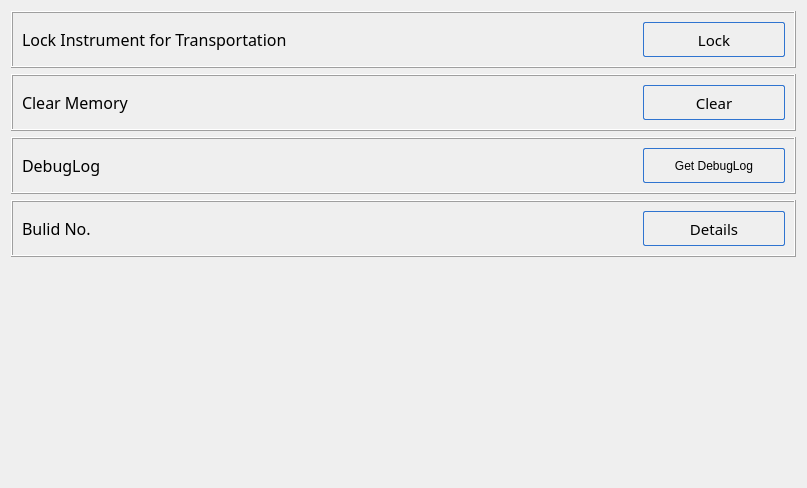
     <widget class="QWidget" name="Service">
      <property name="font">
       <font>
        <family>文泉驿等宽微米黑</family>
       </font>
      </property>
      <property name="styleSheet">
       <string notr="true"> QPushButton {
border: 1px solid #2f74d0;
font: 11pt &quot;文泉驿等宽微米黑&quot;;
border-radius: 2px;
padding: 5px;
background: qradialgradient(cx: 0.3, cy: -0.4,
fx: 0.3, fy: -0.4,
radius: 1.35, stop: 0 #fff, stop: 1 #c9e5fe);
min-width: 130px;
max-width: 130px;
}

QPushButton:hover {
background: qradialgradient(cx: 0.3, cy: -0.4,
fx: 0.3, fy: -0.4,
radius: 1.35, stop: 0 #fff, stop: 1 #e4f2fe);
}

 QPushButton:pressed {
background: qradialgradient(cx: 0.4, cy: -0.1,
fx: 0.4, fy: -0.1,
radius: 1.35, stop: 0 #fff, stop: 1 #f1f8fe);
}

QPushButton:disabled { 
background: #c9caca;
}
</string>
      </property>
      <attribute name="title">
       <string>Service</string>
      </attribute>
      <layout class="QVBoxLayout" name="verticalLayout_4">
       <item>
        <widget class="QFrame" name="frameLock">
         <property name="font">
          <font>
           <family>文泉驿等宽微米黑</family>
          </font>
         </property>
         <property name="frameShape">
          <enum>QFrame::Box</enum>
         </property>
         <property name="frameShadow">
          <enum>QFrame::Raised</enum>
         </property>
         <layout class="QHBoxLayout" name="horizontalLayout_6">
          <item>
           <widget class="QLabel" name="labelTransportLockTitle">
            <property name="sizePolicy">
             <sizepolicy hsizetype="Expanding" vsizetype="Preferred">
              <horstretch>0</horstretch>
              <verstretch>0</verstretch>
             </sizepolicy>
            </property>
            <property name="font">
             <font>
              <family>文泉驿等宽微米黑</family>
              <pointsize>12</pointsize>
              <weight>50</weight>
              <bold>false</bold>
             </font>
            </property>
            <property name="text">
             <string>Lock Instrument for Transportation</string>
            </property>
           </widget>
          </item>
          <item>
           <spacer name="horizontalSpacer_6">
            <property name="orientation">
             <enum>Qt::Horizontal</enum>
            </property>
            <property name="sizeHint" stdset="0">
             <size>
              <width>350</width>
              <height>17</height>
             </size>
            </property>
           </spacer>
          </item>
          <item>
           <widget class="QPushButton" name="buttonTransportLock">
            <property name="enabled">
             <bool>true</bool>
            </property>
            <property name="minimumSize">
             <size>
              <width>142</width>
              <height>35</height>
             </size>
            </property>
            <property name="maximumSize">
             <size>
              <width>142</width>
              <height>35</height>
             </size>
            </property>
            <property name="font">
             <font>
              <family>文泉驿等宽微米黑</family>
              <pointsize>11</pointsize>
              <weight>50</weight>
              <italic>false</italic>
              <bold>false</bold>
             </font>
            </property>
            <property name="focusPolicy">
             <enum>Qt::NoFocus</enum>
            </property>
            <property name="text">
             <string>Lock</string>
            </property>
           </widget>
          </item>
         </layout>
        </widget>
       </item>
       <item>
        <widget class="QFrame" name="frame_11">
         <property name="font">
          <font>
           <family>文泉驿等宽微米黑</family>
          </font>
         </property>
         <property name="frameShape">
          <enum>QFrame::Box</enum>
         </property>
         <property name="frameShadow">
          <enum>QFrame::Raised</enum>
         </property>
         <layout class="QHBoxLayout" name="horizontalLayout_7">
          <item>
           <widget class="QLabel" name="labelEmptyStorageTitle">
            <property name="sizePolicy">
             <sizepolicy hsizetype="Expanding" vsizetype="Preferred">
              <horstretch>0</horstretch>
              <verstretch>0</verstretch>
             </sizepolicy>
            </property>
            <property name="font">
             <font>
              <family>文泉驿等宽微米黑</family>
              <pointsize>12</pointsize>
              <weight>50</weight>
              <bold>false</bold>
             </font>
            </property>
            <property name="text">
             <string>Clear Memory</string>
            </property>
           </widget>
          </item>
          <item>
           <spacer name="horizontalSpacer_7">
            <property name="orientation">
             <enum>Qt::Horizontal</enum>
            </property>
            <property name="sizeHint" stdset="0">
             <size>
              <width>350</width>
              <height>17</height>
             </size>
            </property>
           </spacer>
          </item>
          <item>
           <widget class="QPushButton" name="buttonEmptyStorage">
            <property name="minimumSize">
             <size>
              <width>142</width>
              <height>35</height>
             </size>
            </property>
            <property name="maximumSize">
             <size>
              <width>142</width>
              <height>35</height>
             </size>
            </property>
            <property name="font">
             <font>
              <family>文泉驿等宽微米黑</family>
              <pointsize>11</pointsize>
              <weight>50</weight>
              <italic>false</italic>
              <bold>false</bold>
             </font>
            </property>
            <property name="focusPolicy">
             <enum>Qt::NoFocus</enum>
            </property>
            <property name="text">
             <string>Clear</string>
            </property>
           </widget>
          </item>
         </layout>
        </widget>
       </item>
       <item>
        <widget class="QFrame" name="frame_16">
         <property name="font">
          <font>
           <family>文泉驿等宽微米黑</family>
          </font>
         </property>
         <property name="frameShape">
          <enum>QFrame::Box</enum>
         </property>
         <property name="frameShadow">
          <enum>QFrame::Raised</enum>
         </property>
         <layout class="QHBoxLayout" name="horizontalLayout_2">
          <item>
           <widget class="QLabel" name="labelDebugTitle_2">
            <property name="sizePolicy">
             <sizepolicy hsizetype="Expanding" vsizetype="Preferred">
              <horstretch>0</horstretch>
              <verstretch>0</verstretch>
             </sizepolicy>
            </property>
            <property name="font">
             <font>
              <family>文泉驿等宽微米黑</family>
              <pointsize>12</pointsize>
              <weight>50</weight>
              <bold>false</bold>
             </font>
            </property>
            <property name="text">
             <string>DebugLog</string>
            </property>
           </widget>
          </item>
          <item>
           <spacer name="horizontalSpacer_2">
            <property name="orientation">
             <enum>Qt::Horizontal</enum>
            </property>
            <property name="sizeHint" stdset="0">
             <size>
              <width>343</width>
              <height>20</height>
             </size>
            </property>
           </spacer>
          </item>
          <item>
           <widget class="QPushButton" name="buttonGetlog">
            <property name="minimumSize">
             <size>
              <width>142</width>
              <height>35</height>
             </size>
            </property>
            <property name="maximumSize">
             <size>
              <width>142</width>
              <height>16777215</height>
             </size>
            </property>
            <property name="text">
             <string>Get DebugLog</string>
            </property>
           </widget>
          </item>
         </layout>
        </widget>
       </item>
       <item>
        <widget class="QFrame" name="frameBuild">
         <property name="font">
          <font>
           <family>文泉驿等宽微米黑</family>
          </font>
         </property>
         <property name="frameShape">
          <enum>QFrame::Box</enum>
         </property>
         <property name="frameShadow">
          <enum>QFrame::Raised</enum>
         </property>
         <layout class="QGridLayout" name="gridLayout_5">
          <item row="0" column="0">
           <widget class="QLabel" name="label_Build">
            <property name="font">
             <font>
              <family>文泉驿微米黑</family>
              <pointsize>12</pointsize>
             </font>
            </property>
            <property name="text">
             <string>Bulid No.</string>
            </property>
           </widget>
          </item>
          <item row="0" column="1">
           <widget class="QPushButton" name="buttonBuild">
            <property name="sizePolicy">
             <sizepolicy hsizetype="Fixed" vsizetype="Preferred">
              <horstretch>0</horstretch>
              <verstretch>0</verstretch>
             </sizepolicy>
            </property>
            <property name="minimumSize">
             <size>
              <width>142</width>
              <height>35</height>
             </size>
            </property>
            <property name="maximumSize">
             <size>
              <width>142</width>
              <height>16777215</height>
             </size>
            </property>
            <property name="font">
             <font>
              <family>文泉驿等宽微米黑</family>
              <pointsize>11</pointsize>
              <weight>50</weight>
              <italic>false</italic>
              <bold>false</bold>
             </font>
            </property>
            <property name="focusPolicy">
             <enum>Qt::NoFocus</enum>
            </property>
            <property name="text">
             <string>Details</string>
            </property>
           </widget>
          </item>
         </layout>
        </widget>
       </item>
       <item>
        <spacer name="verticalSpacer_2">
         <property name="orientation">
          <enum>Qt::Vertical</enum>
         </property>
         <property name="sizeHint" stdset="0">
          <size>
           <width>20</width>
           <height>220</height>
          </size>
         </property>
        </spacer>
       </item>
      </layout>
     </widget>
